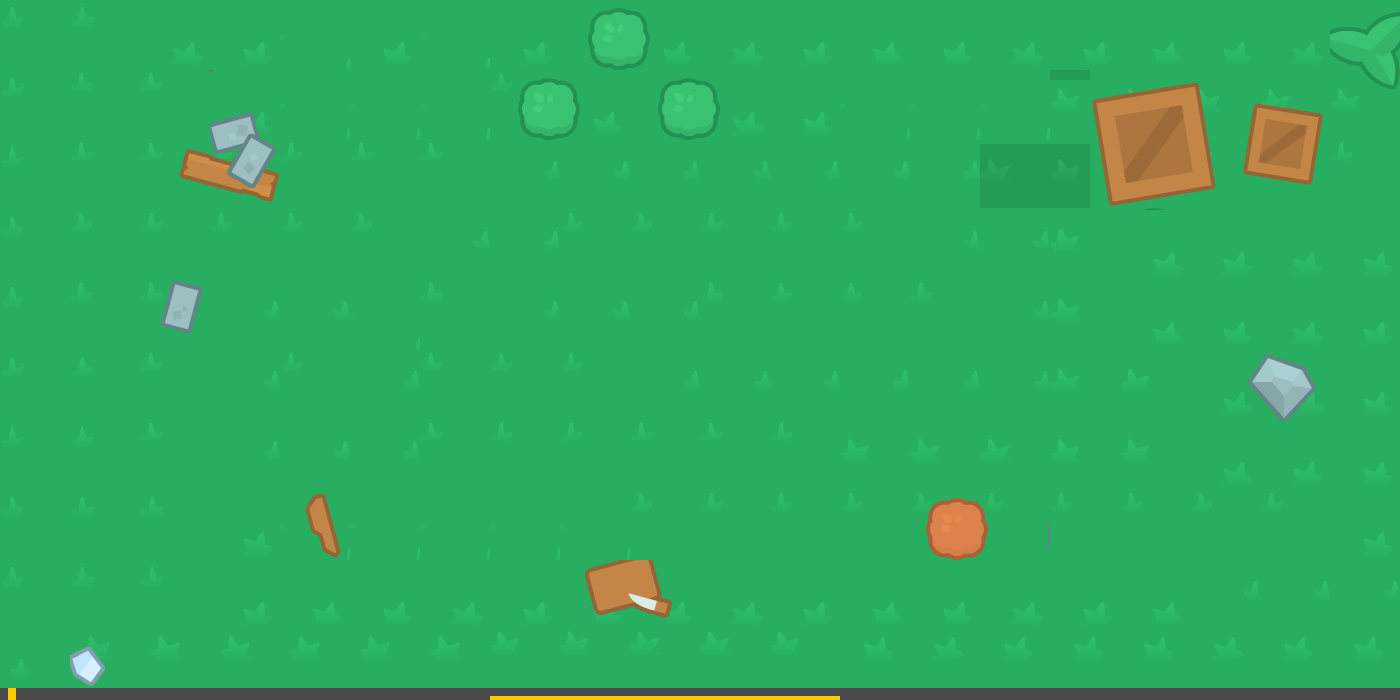

A 2D game scene composited from a Tiled map and its tileset images. What follows is a short description and the map's XML, with every tile layer's data as written:
An orthogonal 20x10 tile map with 70x70 px tiles, 3 tile layers (MainbackGround, Projectiles, Collision) and 1 object (blocked).

<map version="1.0" tiledversion="1.0.1" orientation="orthogonal" renderorder="right-down" width="20" height="10" tilewidth="70" tileheight="70" nextobjectid="1">
 <properties>
  <property name="Block" value="" />
 </properties>
 <tileset firstgid="1" name="tilesheet_complete_2X" tilewidth="70" tileheight="70" tilecount="1764" columns="49">
  <image source="tilesheet_complete_2X.png" width="3456" height="2560" />
  <tile id="48">
   <objectgroup draworder="index">
    <object id="1" name="blocked" x="0" y="-3" width="71" height="73" />
   </objectgroup>
  </tile>
 </tileset>
 <layer name="MainbackGround" width="20" height="10">
  <data encoding="csv">
2,2,1,1,6,1,6,1,1,1,1,1,1,1,1,1,1,1,1,1,
2,3,3,1,6,6,6,3,1,1,1,1,6,6,6,4,4,4,4,4,
2,3,3,3,3,3,3,5,5,5,5,5,5,5,4,4,4,3,3,3,
2,3,3,3,3,3,5,5,3,3,3,3,3,5,5,4,1,1,1,1,
2,3,3,5,5,6,3,5,5,5,3,3,3,3,5,4,1,1,1,1,
2,2,3,5,3,5,3,3,3,5,5,5,5,5,5,4,4,1,1,1,
2,2,3,5,5,5,3,3,3,3,3,3,4,4,4,4,4,1,1,1,
2,2,2,1,6,6,6,6,6,3,3,3,3,3,3,3,3,3,3,1,
2,2,2,1,1,1,1,1,1,1,1,1,1,1,1,1,1,3,3,3,
50,51,51,51,51,51,51,54,54,54,54,54,52,52,52,52,52,52,52,52
</data>
 </layer>
 <layer name="Projectiles" width="20" height="10">
  <data encoding="csv">
0,0,0,0,0,0,0,0,769,770,0,0,0,0,0,0,0,0,0,675,
0,0,0,922,0,0,0,769,770,769,770,0,0,0,0,478,479,480,481,724,
0,0,970,971,0,0,0,0,0,0,0,0,0,0,526,527,528,529,530,0,
0,490,490,490,0,0,0,0,0,0,0,0,0,0,0,0,0,0,0,0,
0,0,869,490,0,0,0,0,0,0,0,0,0,0,0,0,0,0,0,0,
0,0,490,490,490,490,490,490,0,0,0,0,0,0,0,0,0,774,775,0,
0,0,490,490,490,490,490,490,490,0,0,0,0,0,0,0,0,0,0,0,
0,0,0,0,972,490,490,490,490,0,0,0,0,771,772,0,0,0,0,0,
0,0,0,0,0,0,490,490,876,877,0,0,0,0,0,0,0,5,5,5,
0,969,0,0,0,0,0,0,0,0,0,0,0,0,0,0,0,0,0,0
</data>
 </layer>
 <layer name="Collision" width="20" height="10">
  <data encoding="csv">
0,0,0,0,0,0,0,0,49,49,0,0,0,0,0,0,0,0,0,49,
0,0,0,49,0,0,0,49,49,49,49,0,0,0,0,49,49,49,49,49,
0,0,49,49,0,0,0,0,0,0,0,0,0,0,0,49,49,49,49,0,
0,0,0,0,0,0,0,0,0,0,0,0,0,0,0,0,0,0,0,0,
0,0,49,0,0,0,0,0,0,0,0,0,0,0,0,0,0,0,0,0,
0,0,0,0,0,0,0,0,0,0,0,0,0,0,0,0,0,0,49,0,
0,0,0,0,0,0,0,0,0,0,0,0,0,0,0,0,0,0,0,0,
0,0,0,0,49,0,0,0,0,0,0,0,0,49,0,0,0,0,0,0,
0,0,0,0,0,0,0,0,49,49,0,0,0,0,0,0,0,0,0,0,
0,49,0,0,0,0,0,0,0,0,0,0,0,0,0,0,0,0,0,0
</data>
 </layer>
</map>
